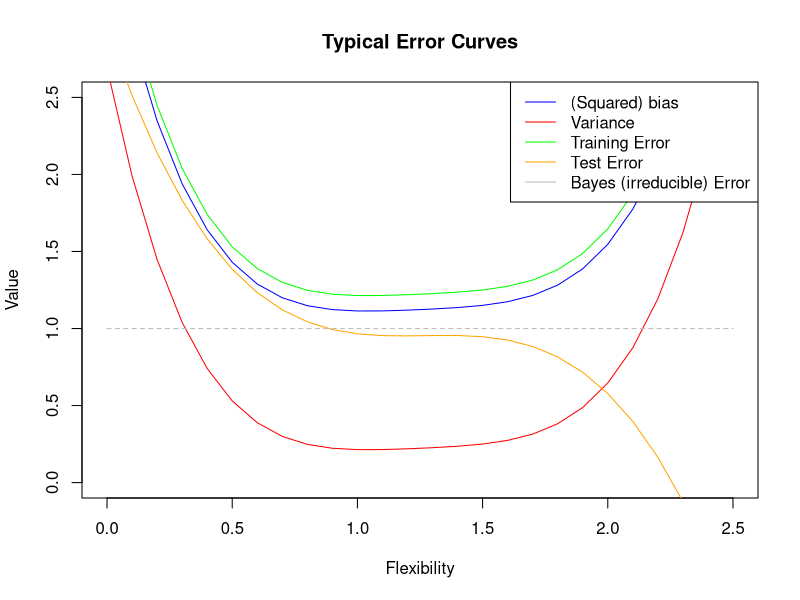

The R source for this figure:
# Exercise 2.3(a) - Plots of error curves

squared_bias <- function(x) {
  return((x - 1.25)^4 + 0.01 * x^3 + 0.05 * x^2 - 0.1 * x + 1.15)
}

variance <- function(x) {
  return((x - 1.25)^4 + 0.01 * x^3 + 0.05 * x^2 - 0.1 * x + 0.25)
}

training_err <- function(x) {
  return((x - 1.25)^4 + 0.01 * x^3 + 0.05 * x^2 - 0.1 * x + 1.25)
}

test_err <- function(x) {
  return(-(x - 1.25)^3 + 0.05 * x^2 - 0.1 * x + 1.0)
}

bayes_err <- function(x) {
  return(rep(1.0, length(x)))
}

x <- seq(0, 2.5, by = 0.1)

y1 <- squared_bias(x)
y2 <- variance(x)
y3 <- training_err(x)
y4 <- test_err(x)
y5 <- bayes_err(x)

pdf("ex2_3_a.pdf")

plot(x, y1,
  type = "l", col = "blue", lwd = 1, ylim = c(0, 2.5), xlab = "Flexibility",
  ylab = "Value", main = "Typical Error Curves"
)

lines(x, y2, col = "red", lwd = 1)
lines(x, y3, col = "green", lwd = 1)
lines(x, y4, col = "orange", lwd = 1)
lines(x, y5, col = "gray", lwd = 1, lty = 2)

legend("topright",
  legend = c(
    "(Squared) bias", "Variance", "Training Error", "Test Error",
    "Bayes (irreducible) Error"
  ),
  col = c("blue", "red", "green", "orange", "gray"), lwd = 1
)

dev.off()
